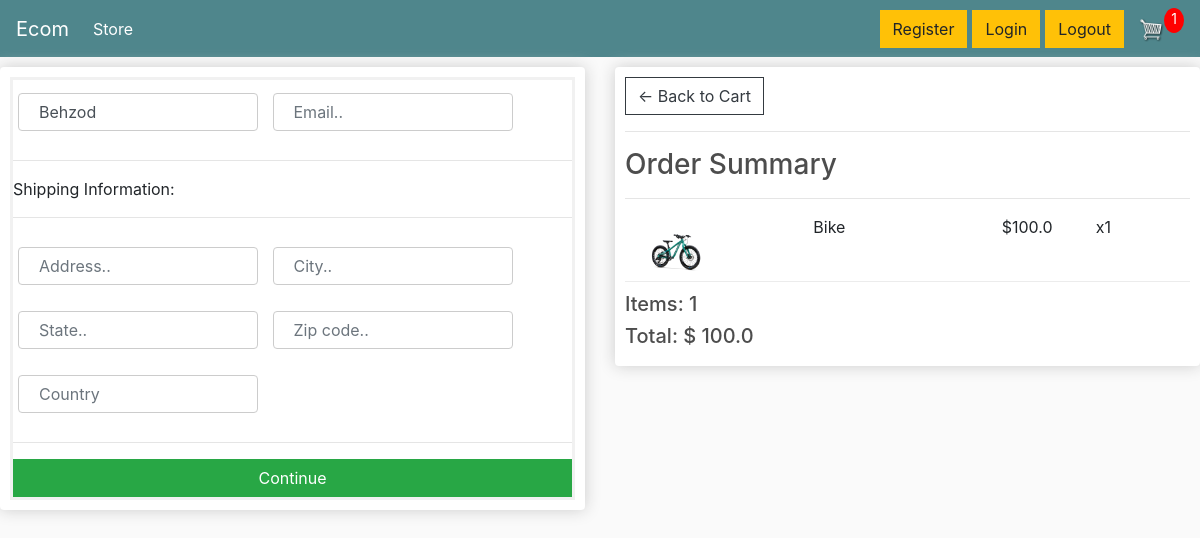
The app's page /checkout (signed in) with its own data.
### store/models.py (models this page shows, shortened)
class Customer(models.Model):
    user=models.OneToOneField(User,on_delete=models.CASCADE,db_constraint=False)
    name=models.CharField(max_length=200, null=True)
    email = models.CharField(max_length=200)

class OrderItem(models.Model):
				product = models.ForeignKey(Product, on_delete=models.CASCADE, null=True,db_constraint=False)
				order = models.ForeignKey(Order, on_delete=models.CASCADE, null=True,db_constraint=False)
				quantity = models.IntegerField(default=0, null=True, blank=True)
				date_added = models.DateTimeField(auto_now_add=True)
				@property
				def get_total(self):
					total=self.product.price * self.quantity
					return total

class Product(models.Model):
			name = models.CharField(max_length=200)
			price = models.FloatField()
			digital = models.BooleanField(default=False,null=True, blank=True)
			image = models.ImageField(null=True, blank=True,upload_to='products')
			description=models.TextField(null=True,blank=True)
			@property
			def ImageUrl(self):
				return self.image.url

class Order(models.Model):
			customer = models.ForeignKey(Customer, on_delete=models.CASCADE, null=True, blank=True,db_constraint=False)
			date_ordered = models.DateTimeField(auto_now_add=True)
			complete = models.BooleanField(default=False)
			transaction_id = models.CharField(max_length=100, null=True)
			@property
			def get_total_cart(self):
				orderitems=self.orderitem_set.all()
				total=sum([item.get_total for item in orderitems])
				return total
			@property
			def get_total_items(self):
				orderitems=self.orderitem_set.all()
				total=sum([item.quantity for item in orderitems])
				return total

### store/views.py (the view, shortened to what this page needs)
# urls.py: path('checkout',views.checkout,name='checkout'),
def checkout(request):
    if request.user.is_authenticated:
        customer=request.user.customer
        order,created=Order.objects.get_or_create(customer=customer,complete=False)
        items=order.orderitem_set.all()
        cartItems=order.get_total_items
    else:
        items=[]
        order={'get_total_items':0}
        cartItems=order['get_total_items']
    if Customer.objects.filter(user_id=request.user.id).exists():
       customer=Customer.objects.get(user_id=request.user.id)
       context={'items':items,'order':order,'cartItems':cartItems,'customer':customer}
    else:
     context={'items':items,'order':order,'cartItems':cartItems}
    return render(request,'store/checkout.html',context=context)

### templates/store/checkout.html (shortened to what this page needs)
{% extends 'store/main.html' %}
{% block content %}
{% load static %}
<div class="row">
    <div class="col-lg-6">
        <div class="box-element" id="form-wrapper">
            <form id="form" method="POST" >
                <div id="user-info">
                    <div class="form-field">
                        <input required class="form-control" value="{{customer.name}}" type="text" name="name" placeholder="Name.." required>
                    </div>
                    <div class="form-field">
                        <input required class="form-control" value="{{customer.email}}" type="email" name="email" placeholder="Email.." required>
                    </div>
                </div>
                <div id="shipping-info">
                    <hr>
                    <p>Shipping Information:</p>
                    <hr>
                    <div class="form-field">
                        <input class="form-control" type="text" name="address" placeholder="Address.." required>
                    </div>
                    <div class="form-field">
                        <input class="form-control" type="text" name="city" placeholder="City.." required>
                    </div>
                    <div class="form-field">
                        <input class="form-control" type="text" name="state" placeholder="State.." required>
                    </div>
                    <div class="form-field">
                        <input class="form-control" type="text" name="zipcode" placeholder="Zip code.." required>
                    </div>
                    <div class="form-field">
                        <input class="form-control" type="text" name="country" placeholder="Country" required>
                    </div>
                </div>
                <hr>
                <input id="form-button" class="btn btn-success btn-block" type="submit" value="Continue">
            </form>
        </div>
        <br>
    </div>
    <div class="col-lg-6">
        <div class="box-element">
            <a  class="btn btn-outline-dark" href="{% url 'cart' %}">&#x2190; Back to Cart</a>
            <hr>
            <h3>Order Summary</h3>
            <hr>
            {% for item  in items  %}
            <div class="cart-row">
                <div style="flex:2"><img class="row-image" src="{{item.product.ImageUrl}}"></div>
                <div style="flex:2"><p>{{item.product.name}}</p></div>
                <div style="flex:1"><p>${{item.product.price}}</p></div>
                <div style="flex:1"><p>x{{item.quantity}}</p></div>
            </div>
            {% endfor %}
            <h5>Items:   {{order.get_total_items}}</h5>
            <h5>Total:   $ {{order.get_total_cart}}</h5>
        </div>
    </div>
</div>
{% endblock content %}

### static/css/style.css (style rules this page uses)
body { background-color: hsl(0, 0%, 98%); }
h1,h2,h3,h4,h5,h6 { color:hsl(0, 0%, 30%); }
.box-element { box-shadow:hsl(0, 0%, 80%) 0 0 16px; background-color: #fff; border-radius: 4px; padding: 10px; }
.col-lg-4, .col-lg-6, .col-lg-8, .col-lg-12 { margin-top: 10px; }
.btn { border-radius: 0; }
.row-image { width: 100px; }
.form-field { width:250px; display: inline-block; padding: 5px; }
.cart-row { display: flex; align-items: flex-stretch; padding-bottom: 10px; margin-bottom: 10px; border-bottom: 1px solid #ececec; }

### static/css/modal.css (style rules this page uses)
form { border: 3px solid #f1f1f1; }
input[type=text], input[type=password],input[type=email] { width: 100%; padding: 12px 20px; margin: 8px 0; margin-right: 5px; display: inline-block; border: 1px solid #ccc; box-sizing: border-box; }

### records on screen
Customer: name "Behzod"
OrderItem: product.ImageUrl (picture), product.name "Bike", product.price "100.0", quantity "1"
Order: get_total_items "1", get_total_cart "100.0"

### other values on screen
{{ cartItems }} "1"
